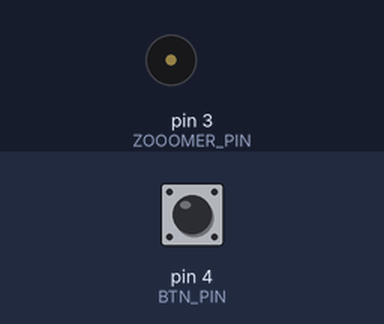
A sketch run on a simulated Arduino Uno, built with avr-gcc and run on an emulated ATmega328P. Parts: buzzer (waves = sounding). The inputs (shaded band) are chosen by the test bench; at power-on: pin 4 (BTN_PIN) HIGH.

Above: at 1.2 s.
1.3 s: pin 4 (BTN_PIN) pulled LOW for 0.15 s
At 2.2 s:
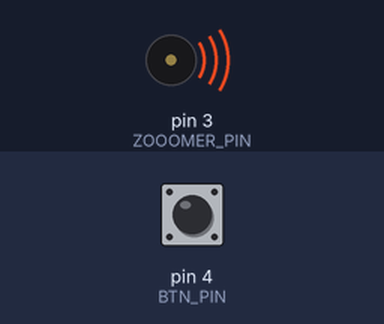
Timing chart, 0 to 24.3 s (numbered marks = the images above; inputs shaded):
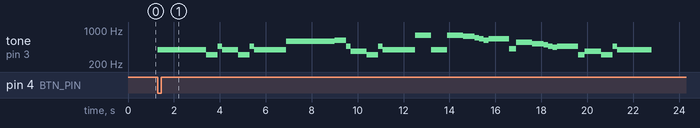

The sketch:

star_wars_zoomer.ino
```cpp
constexpr int ZOOOMER_PIN = 3;
constexpr int BTN_PIN = 4;
constexpr int COUNT_NOTES = 39;

int frequences[COUNT_NOTES] = {
  392, 392, 392, 311, 466, 392, 311, 466, 392,
  587, 587, 587, 622, 466, 369, 311, 466, 392,
  784, 392, 392, 784, 739, 698, 659, 622, 659,
  415, 554, 523, 493, 466, 440, 466,
  311, 369, 311, 466, 392
};
//длительность нот
int durations[COUNT_NOTES] = {
  350, 350, 350, 250, 100, 350, 250, 100, 700,
  350, 350, 350, 250, 100, 350, 250, 100, 700,
  350, 250, 100, 350, 250, 100, 100, 100, 450,
  150, 350, 250, 100, 100, 100, 450,
  150, 350, 250, 100, 750
};

void setup() {
  pinMode(ZOOOMER_PIN, OUTPUT);
  pinMode(BTN_PIN, INPUT_PULLUP);
}

void loop() {
  bool btnState = !digitalRead(BTN_PIN);

  if(btnState) {
    for (int i = 0; i <= COUNT_NOTES; i++  ) { // Цикл от 0 до количества нот
      tone(ZOOOMER_PIN, frequences[i], durations[i] * 2);
      delay(durations[i] * 2);  // Дауза для заданой ноты
    }
  }
}
```

Measured:
- after the input at 1.3 s, tone on pin 3 (ZOOOMER_PIN): plays 392 Hz for 2.1 s, 311 Hz for 0.50 s, 466 Hz for 0.20 s, 392 Hz for 0.70 s, 311 Hz for 0.50 s, 466 Hz for 0.20 s … (34 notes in this stretch), starting at once
